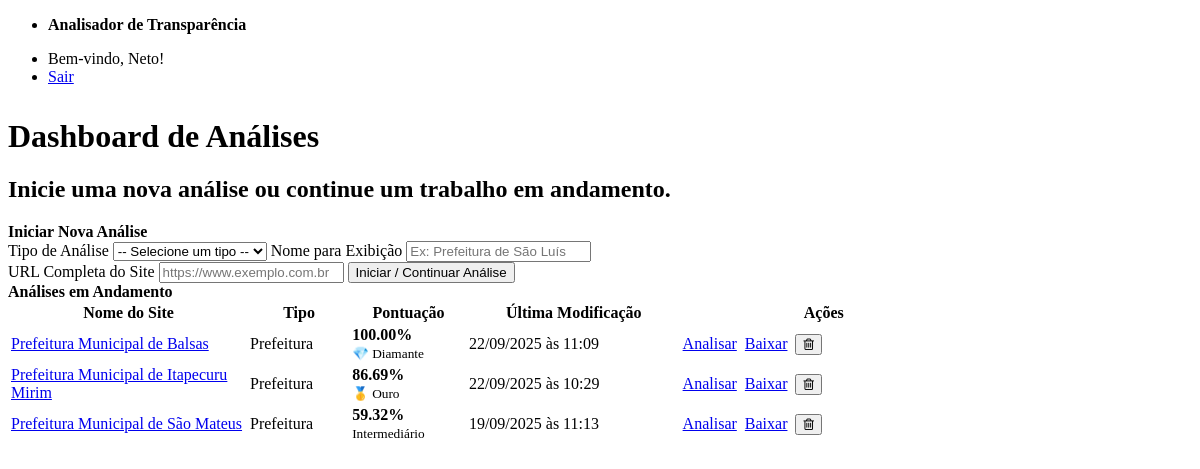
The page / (signed in) on the database its author committed.
### tables this page shows
CREATE TABLE analises (
            id INTEGER PRIMARY KEY AUTOINCREMENT,
            username TEXT NOT NULL,
            site_url TEXT NOT NULL,
            site_nome TEXT,
            tipo_analise TEXT,
            respostas TEXT,
            last_modified TIMESTAMP
        );

### app.py (the view)
@app.route('/')
@login_required
def dashboard():
    analises = db.listar_analises_por_usuario(session['username'])
    matriz_completa = logic.carregar_criterios()
    for analise in analises:
        criterios_para_analise = matriz_completa.get(analise['tipo_analise'])
        if criterios_para_analise and analise.get('respostas'):
            resultados = logic.calcular_indice_e_selo(analise['respostas'], criterios_para_analise)
            analise['score'] = resultados['indice']
            analise['selo'] = resultados['selo']
        else:
            analise['score'] = 0
            analise['selo'] = "Não iniciado"
        if analise.get('last_modified'):
            dt_obj = datetime.strptime(analise['last_modified'].split('.')[0], '%Y-%m-%d %H:%M:%S')
            analise['last_modified_fmt'] = dt_obj.strftime('%d/%m/%Y às %H:%M')
        else:
            analise['last_modified_fmt'] = "N/A"
        analise['latest_report'] = db.get_latest_report(analise['id'])
    return render_template('dashboard.html', analises=analises)

### app.py (called while the page is built)
def login_required(f):
    @wraps(f)
    def decorated_function(*args, **kwargs):
        if 'username' not in session:
            flash('Por favor, faça login para acessar esta página.', 'warning')
            return redirect(url_for('login'))
        return f(*args, **kwargs)
    return decorated_function

### db.py (called while the page is built)
def dict_factory(cursor, row):
    d = {}
    for idx, col in enumerate(cursor.description):
        d[col[0]] = row[idx]
    return d

def listar_analises_por_usuario(username):
    conn = sqlite3.connect(DB_NAME, timeout=15)
    conn.row_factory = dict_factory
    cursor = conn.cursor()
    cursor.execute("SELECT id, site_url, site_nome, tipo_analise, last_modified, respostas FROM analises WHERE username = ? ORDER BY last_modified DESC", (username,))
    analises = cursor.fetchall()
    for analise in analises:
        if analise.get('respostas'):
            analise['respostas'] = json.loads(analise['respostas'])
        else:
            analise['respostas'] = {}
    conn.close()
    return analises

def get_latest_report(analise_id):
    conn = sqlite3.connect(DB_NAME, timeout=15)
    conn.row_factory = dict_factory
    cursor = conn.cursor()
    cursor.execute("SELECT id, nome_arquivo FROM relatorios WHERE analise_id = ? ORDER BY data_geracao DESC LIMIT 1", (analise_id,))
    report = cursor.fetchone()
    conn.close()
    return report

### templates/dashboard.html (shortened to what this page needs)
{% extends "layout.html" %}
{% block content %}
    <hgroup>
        <h1>Dashboard de Análises</h1>
        <h2>Inicie uma nova análise ou continue um trabalho em andamento.</h2>
    </hgroup>
    <article>
        <header><strong>Iniciar Nova Análise</strong></header>
        <form action="{{ url_for('nova_analise') }}" method="post">
            <div class="grid">
                <label for="tipo_analise">
                    Tipo de Análise
                    <select id="tipo_analise" name="tipo_analise" required>
                        <option value="" disabled selected>-- Selecione um tipo --</option>
                    </select>
                </label>
                <label for="site_nome">
                    Nome para Exibição
                    <input type="text" id="site_nome" name="site_nome" placeholder="Ex: Prefeitura de São Luís" required>
                </label>
            </div>
            <label for="site_url">URL Completa do Site</label>
            <input type="url" id="site_url" name="site_url" placeholder="https://www.exemplo.com.br" required>
            <button type="submit">Iniciar / Continuar Análise</button>
        </form>
    </article>
    <article>
        <header><strong>Análises em Andamento</strong></header>
        <table>
            <thead>
                <tr>
                    <th style="width: 25%;">Nome do Site</th>
                    <th>Tipo</th>
                    <th>Pontuação</th>
                    <th>Última Modificação</th>
                    <th style="width: 30%; text-align: center;">Ações</th>
                </tr>
            </thead>
            <tbody>
                {% for analise in analises %}
                <tr>
                    <td>
                        <a href="{{ analise.site_url }}" target="_blank" title="{{ analise.site_url }}">
                            {{ analise.get('site_nome', analise.site_url) }}
                        </a>
                    </td>
                    <td>{{ analise.tipo_analise }}</td>
                    <td>
                        <strong>{{ "%.2f"|format(analise.score) }}%</strong><br>
                        <small>{{ analise.selo }}</small>
                    </td>
                    <td>{{ analise.last_modified_fmt }}</td>
                    <td>
                        <div style="display: inline-flex; justify-content: center; align-items: center; gap: 0.5rem;">
                            <a href="{{ url_for('pagina_analise', analise_id=analise.id) }}" role="button" class="outline sm">Analisar</a>
                            {% if analise.latest_report %}
                                <a href="{{ url_for('download_relatorio', relatorio_id=analise.latest_report.id) }}" role="button" class="sm">Baixar</a>
                            {% else %}
                                <a href="#" role="button" class="secondary sm" disabled>Baixar</a>
                            {% endif %}
                            <form action="{{ url_for('delete_analise', analise_id=analise.id) }}" method="post" style="margin: 0;"
                                  onsubmit="return confirm('Tem certeza que deseja apagar esta análise? Esta ação não pode ser desfeita.');">
                                <button type="submit" class="outline sm danger" title="Apagar Análise" style="margin: 0;">
                                    <i class="fa fa-trash-o" aria-hidden="true"></i>
                                </button>
                            </form>
                        </div>
                    </td>
                </tr>
                {% else %}
                <tr>
                    <td colspan="5">Nenhuma análise encontrada. Comece uma nova análise acima.</td>
                </tr>
                {% endfor %}
            </tbody>
        </table>
    </article>
{% endblock %}

### templates/layout.html (shortened to what this page needs)
<!DOCTYPE html>
<html lang="pt-br">
<head>
    <link rel="stylesheet" href="https://cdn.jsdelivr.net/npm/@picocss/pico@1/css/pico.min.css">
    <link rel="stylesheet" href="https://cdnjs.cloudflare.com/ajax/libs/font-awesome/4.7.0/css/font-awesome.min.css">
</head>
<body>
    <main class="container">
        {% if session.username %}
        <nav>
            <ul>
                <li><strong>Analisador de Transparência</strong></li>
            </ul>
            <ul>
                <li>Bem-vindo, {{ session.username }}!</li>
                <li><a href="{{ url_for('logout') }}" role="button" class="secondary outline">Sair</a></li>
            </ul>
        </nav>
        {% endif %}
        {% block content %}{% endblock %}
    </main>
</body>
</html>

### templates/layout.html (style rules this page uses)
body { padding-bottom: 5em; }
.container { max-width: 960px; }
nav { margin-bottom: 2em; }

### rows shown on the page
analises: get "Prefeitura Municipal de Balsas", tipo_analise "Prefeitura", score "100.00", selo "💎 Diamante", last_modified_fmt "22/09/2025 às 11:09", shows "Baixar"
analises: get "Prefeitura Municipal de Itapecuru Mirim", tipo_analise "Prefeitura", score "86.69", selo "🥇 Ouro", last_modified_fmt "22/09/2025 às 10:29"
analises: get "Prefeitura Municipal de São Mateus", tipo_analise "Prefeitura", score "59.32", selo "Intermediário", last_modified_fmt "19/09/2025 às 11:13"

### other values the page prints
{{ session.username }} "Neto"
